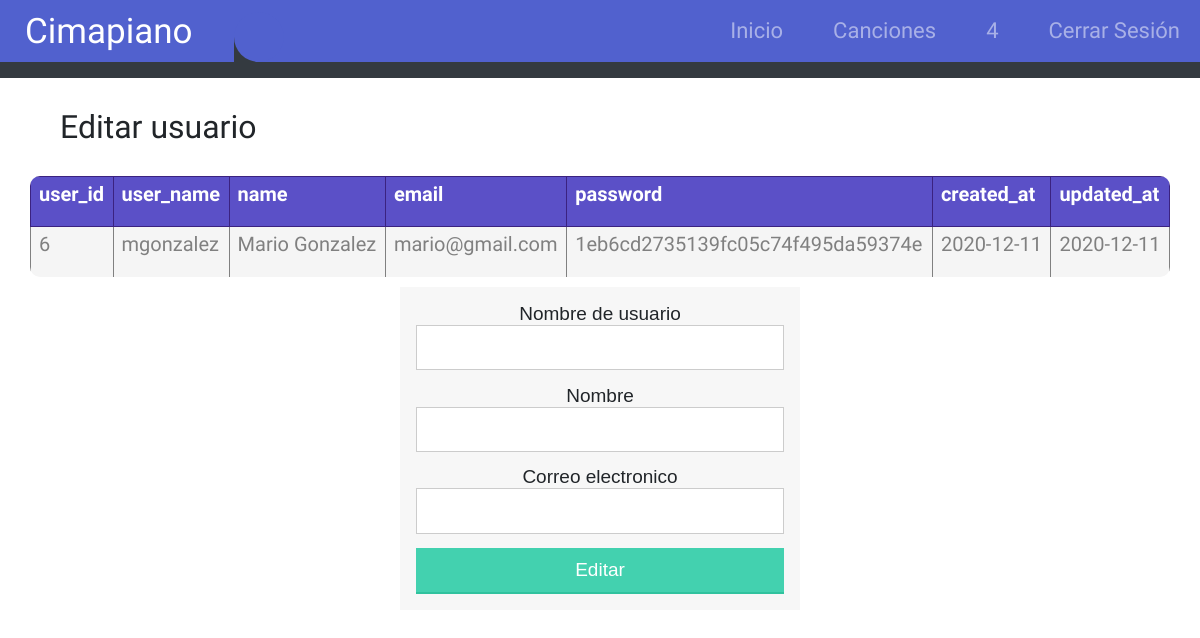
/all-users.php?option=2&userId=6 (signed in), run on the app's committed database.
### tables this page shows
CREATE TABLE `user` (
  `user_id` int(11) NOT NULL,
  `user_name` varchar(50) NOT NULL,
  `name` varchar(50) NOT NULL,
  `email` varchar(50) NOT NULL,
  `password` varchar(50) NOT NULL,
  `created_at` date NOT NULL,
  `updated_at` date NOT NULL
);

### php/desplegar_tabla.php (the view, shortened to what this page needs)
<?php
echo "<table>";
  while ($titulo= mysqli_fetch_field($result)){
    echo '<th>';
    echo $titulo->name;
    echo '</th>';
  }
  if($result->num_rows > 0) {
    while ($row = $result-> fetch_assoc()){
      mysqli_field_seek($result, 0);
      echo '<tr>';
      while ($atributo= mysqli_fetch_field($result)){
        echo '<td>';
        echo $row[$atributo->name];
        echo '</td>';
      }
      echo"</tr>";
    }
    echo "</table>";
  }
  else {
    echo "0 resultado";
  }
?>

### css/main.css (style rules this page uses)
body { font-family:"Markazi Text",sans-serif;font-size:1.25rem }
html,body { margin:0;padding:0;border:0;width:100%;height:100%;vertical-align:baseline }
div,span,applet,object,iframe,h1,h2,h3,h4,h5,h6,p,blockquote,pre,a,abbr,acronym,address,big,cite,code,del,dfn,em,img,ins,kbd,q,s,samp,small,strike,strong,sub,sup,tt,var,b,u,center,dl,dt,dd,ol,ul,li,fieldset,form,label,legend,table,caption,tbody,tfoot,thead,tr,th,td,article,aside,canvas,details,embed,figure,figcaption,footer,header,hgroup,menu,nav,output,ruby,section,summary,time,mark,audio,video { margin:0;padding:0;border:0;vertical-align:baseline }
body { line-height:1 }
table { border-collapse:collapse;border-spacing:0 }
body { overflow:hidden }

### style.css (style rules this page uses)
* { margin: 0; padding: 0; }

### css/table.css (style rules this page uses)
table { border-collapse:collapse; }
th, td { border:1px solid; border-collapse:collapse; }
table, th { table-layout:auto; }
table { width:100%; margin-bottom:15px; }
th, td { padding:5px 8px; }
td { border-width:0 1px; }
table { border-spacing: 1; border-collapse: collapse; background: white; border-radius: 10px; overflow: hidden; width: 100%; margin: 0 auto; position: relative; }
table * { position: relative; }
table td, table th { padding-left: 8px; }
table tbody tr { height: 50px; }
table tbody tr:last-child { border: 0; }
table td, table th { text-align: left; }
th { color: #fff; background-color: #5B50C7; border-color: #3B2280; }
tbody tr:nth-child(even) { background-color: #f5f5f5; }
tbody tr { color: #808080; line-height: 1.2; }

### data on the page
user: user_id "6", user_name "mgonzalez", name "Mario Gonzalez", email "mario@gmail.com", password "1eb6cd2735139fc05c74f495da59374e", created_at "2020-12-11", updated_at "2020-12-11"

### other printed values
$_SESSION["user_name"] "4"
$titulo "Editar usuario"
$titulo->name "user_id"
$titulo->name "user_name"
$titulo->name "name"
$titulo->name "email"
$titulo->name "password"
$titulo->name "created_at"
$titulo->name "updated_at"
